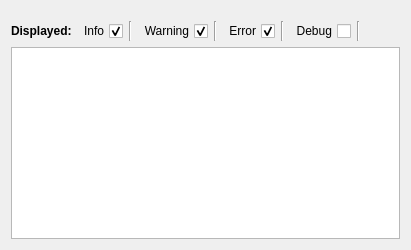
      <widget class="QWidget" name="tab_3">
       <attribute name="title">
        <string>Live Logs</string>
       </attribute>
       <layout class="QGridLayout" name="gridLayout_2">
        <item row="1" column="0">
         <layout class="QHBoxLayout" name="horizontalLayout_9">
          <item>
           <widget class="QLabel" name="label_24">
            <property name="font">
             <font>
              <weight>75</weight>
              <bold>true</bold>
             </font>
            </property>
            <property name="text">
             <string>Displayed:</string>
            </property>
           </widget>
          </item>
          <item>
           <widget class="QCheckBox" name="live_log_info_checkbox">
            <property name="layoutDirection">
             <enum>Qt::RightToLeft</enum>
            </property>
            <property name="styleSheet">
             <string notr="true"/>
            </property>
            <property name="text">
             <string>Info</string>
            </property>
            <property name="checked">
             <bool>true</bool>
            </property>
           </widget>
          </item>
          <item>
           <widget class="Line" name="line">
            <property name="styleSheet">
             <string notr="true">Line{

background-color:rgb(202, 202, 202);
}</string>
            </property>
            <property name="orientation">
             <enum>Qt::Vertical</enum>
            </property>
           </widget>
          </item>
          <item>
           <widget class="QCheckBox" name="live_log_warning_checkbox">
            <property name="layoutDirection">
             <enum>Qt::RightToLeft</enum>
            </property>
            <property name="styleSheet">
             <string notr="true"/>
            </property>
            <property name="text">
             <string>Warning</string>
            </property>
            <property name="checked">
             <bool>true</bool>
            </property>
           </widget>
          </item>
          <item>
           <widget class="Line" name="line_2">
            <property name="orientation">
             <enum>Qt::Vertical</enum>
            </property>
           </widget>
          </item>
          <item>
           <widget class="QCheckBox" name="live_log_error_checkbox">
            <property name="layoutDirection">
             <enum>Qt::RightToLeft</enum>
            </property>
            <property name="styleSheet">
             <string notr="true"/>
            </property>
            <property name="text">
             <string>Error</string>
            </property>
            <property name="checked">
             <bool>true</bool>
            </property>
           </widget>
          </item>
          <item>
           <widget class="Line" name="line_3">
            <property name="orientation">
             <enum>Qt::Vertical</enum>
            </property>
           </widget>
          </item>
          <item>
           <widget class="QCheckBox" name="live_log_debug_checkbox">
            <property name="layoutDirection">
             <enum>Qt::RightToLeft</enum>
            </property>
            <property name="styleSheet">
             <string notr="true"/>
            </property>
            <property name="text">
             <string>Debug</string>
            </property>
            <property name="checked">
             <bool>false</bool>
            </property>
           </widget>
          </item>
          <item>
           <widget class="Line" name="line_4">
            <property name="orientation">
             <enum>Qt::Vertical</enum>
            </property>
           </widget>
          </item>
          <item>
           <spacer name="horizontalSpacer">
            <property name="orientation">
             <enum>Qt::Horizontal</enum>
            </property>
            <property name="sizeHint" stdset="0">
             <size>
              <width>40</width>
              <height>20</height>
             </size>
            </property>
           </spacer>
          </item>
         </layout>
        </item>
        <item row="2" column="0">
         <widget class="QTextBrowser" name="live_log_text_browser"/>
        </item>
        <item row="0" column="0">
         <spacer name="verticalSpacer_7">
          <property name="orientation">
           <enum>Qt::Vertical</enum>
          </property>
          <property name="sizeType">
           <enum>QSizePolicy::Fixed</enum>
          </property>
          <property name="sizeHint" stdset="0">
           <size>
            <width>20</width>
            <height>10</height>
           </size>
          </property>
         </spacer>
        </item>
       </layout>
      </widget>
